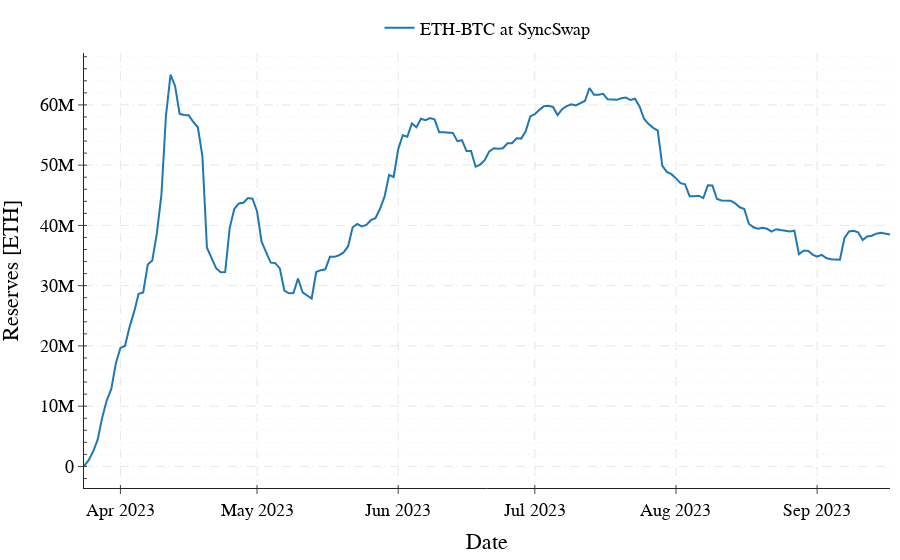

Notebook code cell kept with this figure:
### Code cell
fig = go.Figure(layout=layout)

fig.add_trace(go.Scatter(x=df_per_day['timestamp'],
                            y=df_per_day['reserves_ETH'].astype(
                                float),
                            mode='lines',
                            name = 'ETH-BTC at SyncSwap'))

fig.update_layout(xaxis_title='Date',
                    yaxis_title='Reserves [ETH]', showlegend=True,
                    legend=dict(xanchor='center', x=0.5, y=1.10, orientation='h'),)
#fig.write_image(f"./plots/{contract_name}_{event_name}.pdf")
fig.show()

### Figure 1 — Plotly figure (JSON) as saved in the notebook; plotly's stock layout.template omitted (floating-point values rounded to 4 significant figures; data arrays with more than 128 entries replaced by an {"elided": "..."} marker saying what was removed)
{"data": [{"mode": "lines", "name": "ETH-BTC at SyncSwap", "type": "scatter", "x": {"elided": "178 str values"}, "y": {"elided": "178 float values"}}], "layout": {"font": {"color": "black", "family": "Clear Sans", "size": 18}, "legend": {"orientation": "h", "x": 0.5, "xanchor": "center", "y": 1.1}, "margin": {"b": 10, "l": 10, "r": 10, "t": 10}, "showlegend": true, "xaxis": {"griddash": "dash", "minor": {"griddash": "dot", "ticks": "inside"}, "showgrid": true, "title": {"text": "Date"}}, "yaxis": {"griddash": "dash", "minor": {"griddash": "dot", "ticks": "inside"}, "showgrid": true, "title": {"text": "Reserves [ETH]"}}}}
